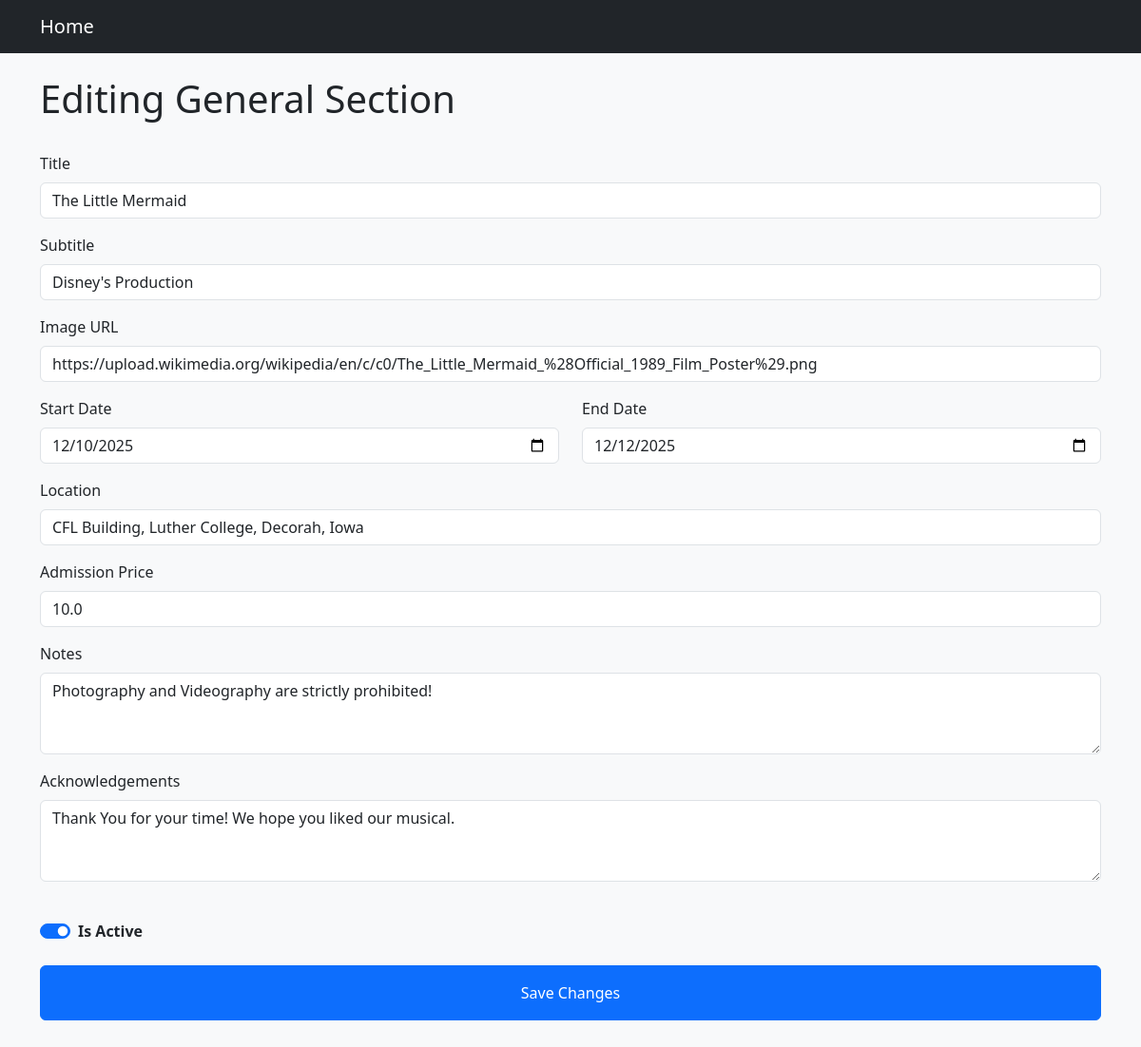
/edit/1/general, run on the app's committed database.
### App/models.py (models this page shows, shortened)
class Production(db.Model):
    __tablename__ = "production"
    id = Column(Integer, primary_key=True, nullable=False)
    title = Column(String, nullable=False)
    subtitle = Column(String)
    image = Column(String)
    start_date = Column(DateTime)
    end_date = Column(DateTime)
    location = Column(String)
    price = Column(Float)
    notes = Column(String)
    thanks = Column(String)
    is_active = Column(Boolean)

### App/routes.py (the view)
@edit.get("/<int:production_id>/general")
def edit_general(production_id):
    production = Production.query.get(production_id)
    return render_template("edit/general.jinja", production=production)

### App/templates/edit/general.jinja
{% extends "edit/base.jinja" %}
{% block content %}
<div class="">
    <h1 class="pb-4">Editing General Section</h1>
</div>
<form method="POST" action="">
    <div class="mb-3">
        <label class="form-label">Title</label>
        <input type="text" name="title" class="form-control" value="{{ production.title }}">
    </div>
    <div class="mb-3">
        <label class="form-label">Subtitle</label>
        <input type="text" name="subtitle" class="form-control" value="{{ production.subtitle }}">
    </div>
    <div class="mb-3">
        <label class="form-label">Image URL</label>
        <input type="text" name="image" class="form-control" value="{{ production.image }}">
    </div>
    <div class="row">
        <div class="col-md-6 mb-3">
            <label class="form-label">Start Date</label>
            <input type="date" name="start_date" class="form-control" value="{{ production.start_date.strftime('%Y-%m-%d') if production.start_date else '' }}">
        </div>
        <div class="col-md-6 mb-3">
            <label class="form-label">End Date</label>
            <input type="date" name="end_date" class="form-control" value="{{ production.end_date.strftime('%Y-%m-%d') if production.end_date else '' }}">
        </div>
    </div>
    <div class="mb-3">
        <label class="form-label">Location</label>
        <input type="text" name="location" class="form-control" value="{{ production.location }}">
    </div>
    <div class="mb-3">
        <label class="form-label">Admission Price</label>
        <input type="text" name="price" class="form-control" value="{{ production.price }}">
    </div>
    <div class="mb-3">
        <label class="form-label">Notes</label>
        <textarea name="notes" class="form-control" rows="3">{{ production.notes }}</textarea>
    </div>
    <div class="pb-4 mb-3">
        <label class="form-label">Acknowledgements</label>
        <textarea name="thanks" class="form-control" rows="3">{{ production.thanks }}</textarea>
    </div>
    <div class="mb-4 form-check form-switch">
        <input class="form-check-input" type="checkbox" name="is_active" id="is_active"
            {% if production.is_active %} checked {% endif %}>
        <label class="form-check-label fw-semibold" for="is_active">Is Active</label>
    </div>
    <div class="pb-5">
        <button class="p-3 btn btn-primary w-100 mb-2">Save Changes</button>
    </div>
</form>
{% endblock %}

### data on the page
Production: title "The Little Mermaid", subtitle "Disney's Production", image "https://upload.wikimedia.org/wikipedia/en/c/c0/The_Little_Mermaid_%28Official_1989_Film_Poster%29.png", start_date "12/10/2025", end_date "12/12/2025", location "CFL Building, Luther College, Decorah, Iowa", price "10.0", notes "Photography and Videography are strictly prohibited!", thanks "Thank You for your time! We hope you liked our musical.", is_active "☑"
